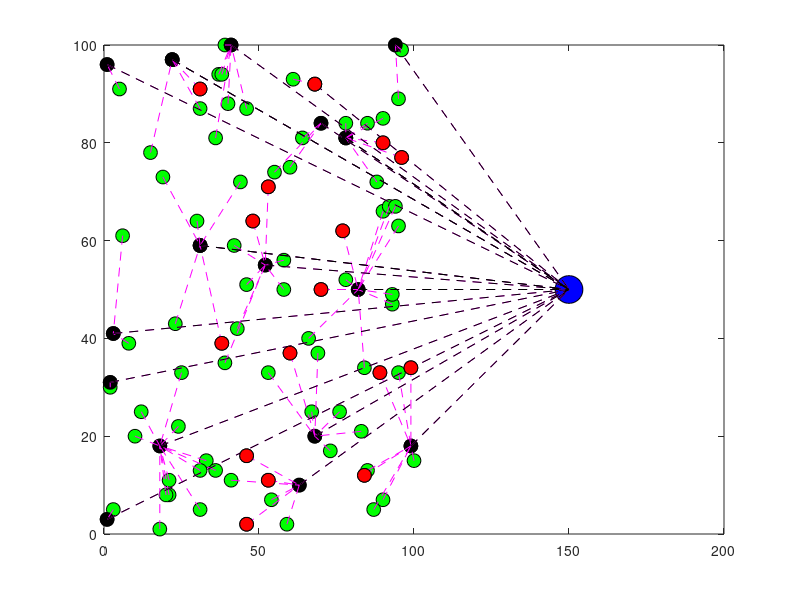

This figure's MATLAB source:
close all;
clc;
clear all;
a=1;
weight=ones(100,1);
b=101;
sensor_nodes=ones(100,1);
N=100; % Number of nodes
percent_cls_nodes = 20;
percent_mal_nodes = 20;
radius_nodes = 0.01;
sink_coord=[50;150];
data=1;
malicious_data=zeros(100,1000);
for i=1:1:N
    malicious_data(i,:)=randi([0,1],1,1000);
end
x_coord=randi([1,N],1,N);
x_coord(N+1)=150;
y_coord=randi([1,N],1,N);
y_coord(N+1)=50;
random_malicious_nodes = randi([1,N],1,percent_mal_nodes*N/100);
random_cluster_head = randi([1,N],1,percent_cls_nodes*N/100);
plot(x_coord,y_coord,'mo',...
    'LineWidth',0.1,...
    'MarkerEdgeColor','k',...
    'MarkerFaceColor',[0 1 0],...
    'MarkerSize',10);

 for i=1:1:N
    for j=1:1:percent_mal_nodes
        if random_malicious_nodes(j)==i
            hold on;
             sensor_nodes(i,1)=0;
%             plot(x_coord(i),y_coord(i),'mo',...
%             'LineWidth',0.1,...
%             'MarkerEdgeColor','k',...
%             'MarkerFaceColor',[1 0 0],...
%              'MarkerSize',5);
         
        end
    end
    for k=1:1:percent_cls_nodes
        if random_cluster_head(k)==i
            hold on;
            plot(x_coord(i),y_coord(i),'mo',...
            'LineWidth',0.1,...
            'MarkerEdgeColor','k',...
            'MarkerFaceColor','k',...
             'MarkerSize',10);
        end
    end
end
hold on;
plot(sink_coord(2,:),sink_coord(1,:),'mo',...
    'LineWidth',0.1,...
    'MarkerEdgeColor','k',...
    'MarkerFaceColor',[0 0 1],...
    'MarkerSize',20);
cluster_map =containers.Map('KeyType','int32','ValueType','int32');
for i=1:1:N
    xval=x_coord(i);
    yval=y_coord(i);
    distance=inf;
   for k=1:1:percent_cls_nodes
        if random_cluster_head(k)~=i
            cluster_x_value = x_coord(random_cluster_head(k));
            cluster_y_value = y_coord(random_cluster_head(k));
            p = sqrt(((cluster_x_value-xval).^2)+((cluster_y_value-yval).^2));
            
            if distance>p
                distance = p;
                nearest_cluster = random_cluster_head(k);
            end
        else
            distance = 0;
            nearest_cluster = N+1;        
        end
            
   end
    hold on;
    cluster_map(i)=nearest_cluster;
    plot([xval x_coord(nearest_cluster)],[yval y_coord(nearest_cluster)],'m--');
    
end

for k=1:1:percent_cls_nodes
        hold on;
        plot([x_coord(random_cluster_head(k)) sink_coord(2,:)],[y_coord(random_cluster_head(k)) sink_coord(1,:)],'k--');
end
tic
for i=1:1:N
    if sensor_nodes(i)==0
        for j=1:1:10    
            if malicious_data(i,j)~=data
                weight(i,1)=weight(i,1)-0.20;
            else
                if weight(i,1)<1
                    weight(i,1)=weight(i,1)+0.20;
                end
            end
            if(weight(i,1)<0.7)
                hold on;
                plot(x_coord(i),y_coord(i),'mo',...
                'LineWidth',0.1,...
                'MarkerEdgeColor','k',...
                'MarkerFaceColor',[1 0 0] ,...
                'MarkerSize',10);
                break;
            end
        end

    end
end
t=toc;
disp(t);



